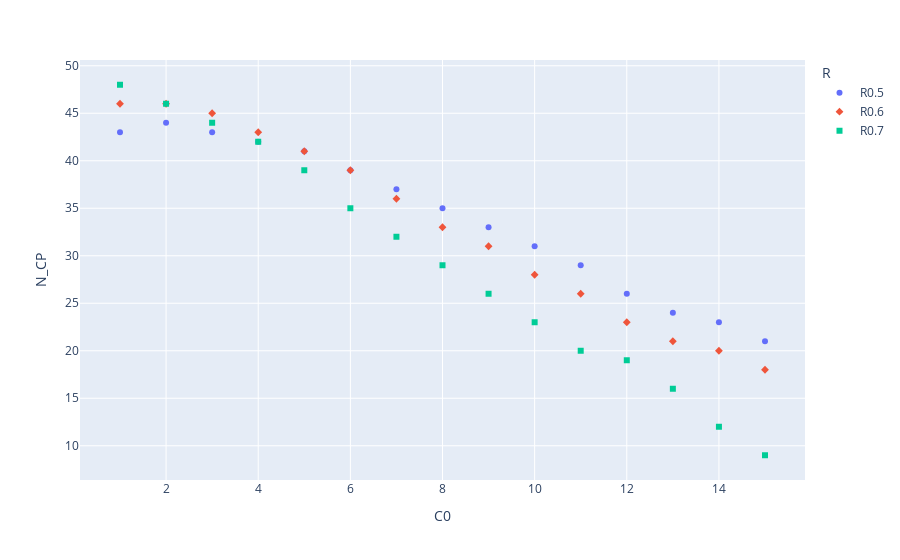
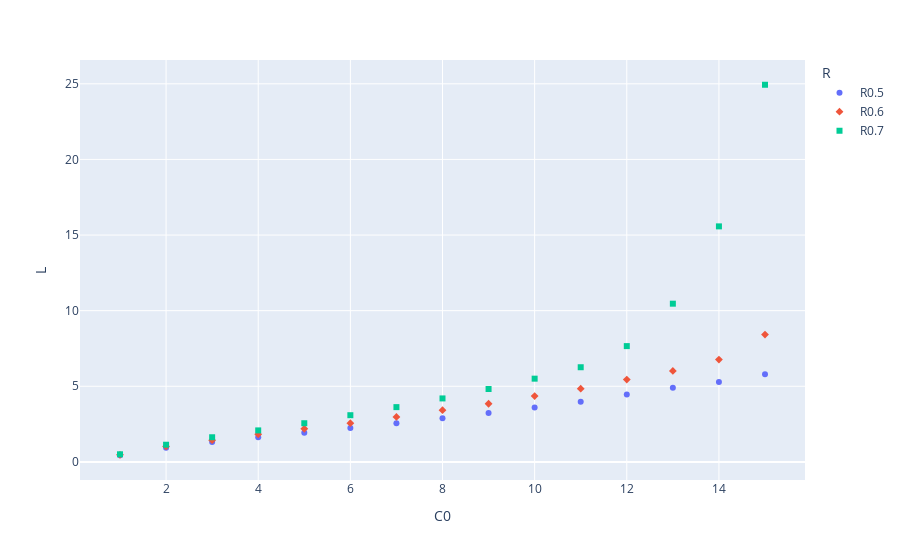
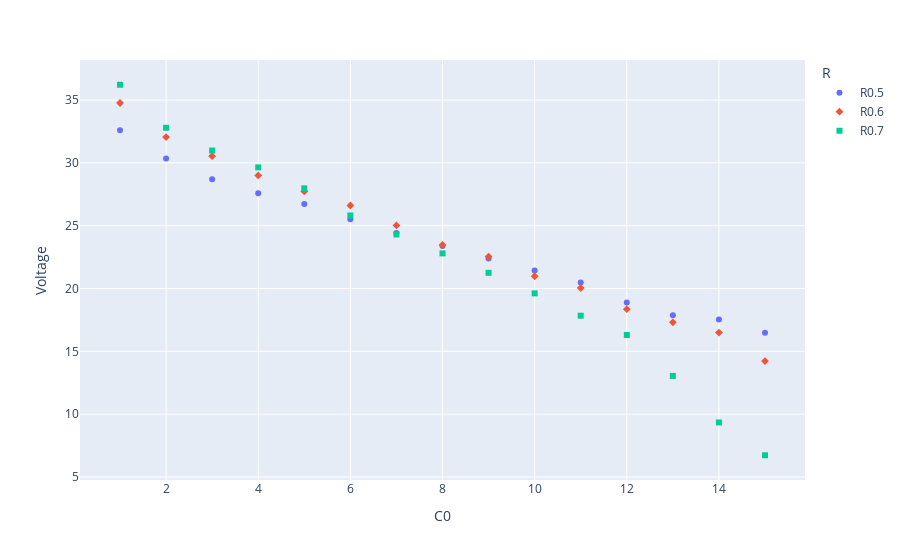
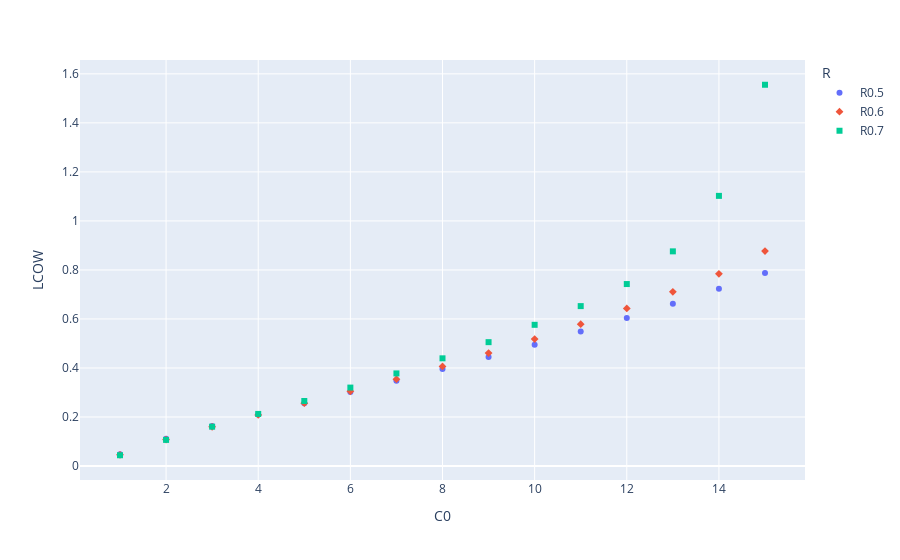

Notebook code cell kept with these figures, in order:
### Code cell
dtr50l=pd.read_csv('./opt_multiC0__lcow_r50.csv')
dtr50l["R"]="R0.5"
dtr60l=pd.read_csv('./opt_multiC0__lcow_r60.csv')
dtr60l["R"]="R0.6"
dtr70l=pd.read_csv('./opt_multiC0__lcow_r70.csv')
dtr70l["R"]="R0.7"
dtr50s=pd.read_csv('./opt_multiC0__enerq_r50.csv')
dtr50s["R"]="R0.5"
dtr60s=pd.read_csv('./opt_multiC0__enerq_r60.csv')
dtr60s["R"]="R0.6"
dtr70s=pd.read_csv('./opt_multiC0__enerq_r70.csv')
dtr70s["R"]="R0.7"
opt_l=pd.concat([dtr50l, dtr60l, dtr70l],ignore_index=True)
opt_e=pd.concat([dtr50s, dtr60s, dtr70s],ignore_index=True)
#dtfig=ex.data.opt_l()
fig0 = ex.scatter(opt_l,x="C0", y="N_CP",color="R",symbol ="R" )
fig1 = ex.scatter(opt_l,x="C0", y="L",color="R",symbol ="R" )
fig2 = ex.scatter(opt_l,x="C0", y="Voltage",color="R",symbol ="R" )
fig3 = ex.scatter(opt_l,x="C0", y="LCOW",color="R",symbol ="R" )
fig4 = ex.scatter(opt_l,x="C0", y="Speci_Ener",color="R",symbol ="R" )

#fig = ex.scatter(x=opt_l["C0"], y=opt_l["N_CP"],color=opt_l["R"],symbol =opt_l["R"], size=20 )
fig0.show()
fig1.show()
fig2.show()
fig3.show()
fig4.show()
#ex.scatter?

### Figure 1 — Plotly figure (JSON) as saved in the notebook; plotly's stock layout.template omitted (floating-point values rounded to 4 significant figures)
{"data": [{"hovertemplate": "R=R0.5<br>C0=%{x}<br>N_CP=%{y}<extra></extra>", "legendgroup": "R0.5", "marker": {"color": "#636efa", "symbol": "circle"}, "mode": "markers", "name": "R0.5", "orientation": "v", "showlegend": true, "type": "scatter", "x": [1, 2, 3, 4, 5, 6, 7, 8, 9, 10, 11, 12, 13, 14, 15], "xaxis": "x", "y": [43, 44, 43, 42, 41, 39, 37, 35, 33, 31, 29, 26, 24, 23, 21], "yaxis": "y"}, {"hovertemplate": "R=R0.6<br>C0=%{x}<br>N_CP=%{y}<extra></extra>", "legendgroup": "R0.6", "marker": {"color": "#EF553B", "symbol": "diamond"}, "mode": "markers", "name": "R0.6", "orientation": "v", "showlegend": true, "type": "scatter", "x": [1, 2, 3, 4, 5, 6, 7, 8, 9, 10, 11, 12, 13, 14, 15], "xaxis": "x", "y": [46, 46, 45, 43, 41, 39, 36, 33, 31, 28, 26, 23, 21, 20, 18], "yaxis": "y"}, {"hovertemplate": "R=R0.7<br>C0=%{x}<br>N_CP=%{y}<extra></extra>", "legendgroup": "R0.7", "marker": {"color": "#00cc96", "symbol": "square"}, "mode": "markers", "name": "R0.7", "orientation": "v", "showlegend": true, "type": "scatter", "x": [1, 2, 3, 4, 5, 6, 7, 8, 9, 10, 11, 12, 13, 14, 15], "xaxis": "x", "y": [48, 46, 44, 42, 39, 35, 32, 29, 26, 23, 20, 19, 16, 12, 9], "yaxis": "y"}], "layout": {"legend": {"title": {"text": "R"}, "tracegroupgap": 0}, "margin": {"t": 60}, "xaxis": {"anchor": "y", "domain": [0, 1], "title": {"text": "C0"}}, "yaxis": {"anchor": "x", "domain": [0, 1], "title": {"text": "N_CP"}}}}

### Figure 2 — Plotly figure (JSON) as saved in the notebook; plotly's stock layout.template omitted (floating-point values rounded to 4 significant figures)
{"data": [{"hovertemplate": "R=R0.5<br>C0=%{x}<br>L=%{y}<extra></extra>", "legendgroup": "R0.5", "marker": {"color": "#636efa", "symbol": "circle"}, "mode": "markers", "name": "R0.5", "orientation": "v", "showlegend": true, "type": "scatter", "x": [1, 2, 3, 4, 5, 6, 7, 8, 9, 10, 11, 12, 13, 14, 15], "xaxis": "x", "y": [0.4388, 0.9392, 1.31, 1.629, 1.926, 2.24, 2.559, 2.889, 3.233, 3.596, 3.979, 4.456, 4.902, 5.286, 5.789], "yaxis": "y"}, {"hovertemplate": "R=R0.6<br>C0=%{x}<br>L=%{y}<extra></extra>", "legendgroup": "R0.6", "marker": {"color": "#EF553B", "symbol": "diamond"}, "mode": "markers", "name": "R0.6", "orientation": "v", "showlegend": true, "type": "scatter", "x": [1, 2, 3, 4, 5, 6, 7, 8, 9, 10, 11, 12, 13, 14, 15], "xaxis": "x", "y": [0.469, 1.024, 1.438, 1.82, 2.189, 2.56, 2.975, 3.418, 3.844, 4.355, 4.84, 5.446, 6.014, 6.767, 8.421], "yaxis": "y"}, {"hovertemplate": "R=R0.7<br>C0=%{x}<br>L=%{y}<extra></extra>", "legendgroup": "R0.7", "marker": {"color": "#00cc96", "symbol": "square"}, "mode": "markers", "name": "R0.7", "orientation": "v", "showlegend": true, "type": "scatter", "x": [1, 2, 3, 4, 5, 6, 7, 8, 9, 10, 11, 12, 13, 14, 15], "xaxis": "x", "y": [0.502, 1.134, 1.628, 2.082, 2.556, 3.087, 3.621, 4.196, 4.821, 5.503, 6.259, 7.656, 10.46, 15.57, 24.94], "yaxis": "y"}], "layout": {"legend": {"title": {"text": "R"}, "tracegroupgap": 0}, "margin": {"t": 60}, "xaxis": {"anchor": "y", "domain": [0, 1], "title": {"text": "C0"}}, "yaxis": {"anchor": "x", "domain": [0, 1], "title": {"text": "L"}}}}

### Figure 3 — Plotly figure (JSON) as saved in the notebook; plotly's stock layout.template omitted (floating-point values rounded to 4 significant figures)
{"data": [{"hovertemplate": "R=R0.5<br>C0=%{x}<br>Voltage=%{y}<extra></extra>", "legendgroup": "R0.5", "marker": {"color": "#636efa", "symbol": "circle"}, "mode": "markers", "name": "R0.5", "orientation": "v", "showlegend": true, "type": "scatter", "x": [1, 2, 3, 4, 5, 6, 7, 8, 9, 10, 11, 12, 13, 14, 15], "xaxis": "x", "y": [32.6, 30.35, 28.7, 27.58, 26.73, 25.52, 24.42, 23.38, 22.39, 21.43, 20.48, 18.88, 17.88, 17.54, 16.47], "yaxis": "y"}, {"hovertemplate": "R=R0.6<br>C0=%{x}<br>Voltage=%{y}<extra></extra>", "legendgroup": "R0.6", "marker": {"color": "#EF553B", "symbol": "diamond"}, "mode": "markers", "name": "R0.6", "orientation": "v", "showlegend": true, "type": "scatter", "x": [1, 2, 3, 4, 5, 6, 7, 8, 9, 10, 11, 12, 13, 14, 15], "xaxis": "x", "y": [34.77, 32.05, 30.53, 29.0, 27.73, 26.61, 25.02, 23.47, 22.54, 20.98, 20.04, 18.36, 17.31, 16.5, 14.22], "yaxis": "y"}, {"hovertemplate": "R=R0.7<br>C0=%{x}<br>Voltage=%{y}<extra></extra>", "legendgroup": "R0.7", "marker": {"color": "#00cc96", "symbol": "square"}, "mode": "markers", "name": "R0.7", "orientation": "v", "showlegend": true, "type": "scatter", "x": [1, 2, 3, 4, 5, 6, 7, 8, 9, 10, 11, 12, 13, 14, 15], "xaxis": "x", "y": [36.22, 32.8, 30.99, 29.64, 27.97, 25.82, 24.3, 22.8, 21.25, 19.61, 17.84, 16.3, 13.05, 9.337, 6.729], "yaxis": "y"}], "layout": {"legend": {"title": {"text": "R"}, "tracegroupgap": 0}, "margin": {"t": 60}, "xaxis": {"anchor": "y", "domain": [0, 1], "title": {"text": "C0"}}, "yaxis": {"anchor": "x", "domain": [0, 1], "title": {"text": "Voltage"}}}}

### Figure 4 — Plotly figure (JSON) as saved in the notebook; plotly's stock layout.template omitted (floating-point values rounded to 4 significant figures)
{"data": [{"hovertemplate": "R=R0.5<br>C0=%{x}<br>LCOW=%{y}<extra></extra>", "legendgroup": "R0.5", "marker": {"color": "#636efa", "symbol": "circle"}, "mode": "markers", "name": "R0.5", "orientation": "v", "showlegend": true, "type": "scatter", "x": [1, 2, 3, 4, 5, 6, 7, 8, 9, 10, 11, 12, 13, 14, 15], "xaxis": "x", "y": [0.04782, 0.1118, 0.1634, 0.2107, 0.2565, 0.3021, 0.3483, 0.3956, 0.4445, 0.4953, 0.5484, 0.6039, 0.6622, 0.7234, 0.7875], "yaxis": "y"}, {"hovertemplate": "R=R0.6<br>C0=%{x}<br>LCOW=%{y}<extra></extra>", "legendgroup": "R0.6", "marker": {"color": "#EF553B", "symbol": "diamond"}, "mode": "markers", "name": "R0.6", "orientation": "v", "showlegend": true, "type": "scatter", "x": [1, 2, 3, 4, 5, 6, 7, 8, 9, 10, 11, 12, 13, 14, 15], "xaxis": "x", "y": [0.04555, 0.1081, 0.1599, 0.2084, 0.2563, 0.3047, 0.3545, 0.4064, 0.4608, 0.5181, 0.5787, 0.6428, 0.7108, 0.784, 0.8768], "yaxis": "y"}, {"hovertemplate": "R=R0.7<br>C0=%{x}<br>LCOW=%{y}<extra></extra>", "legendgroup": "R0.7", "marker": {"color": "#00cc96", "symbol": "square"}, "mode": "markers", "name": "R0.7", "orientation": "v", "showlegend": true, "type": "scatter", "x": [1, 2, 3, 4, 5, 6, 7, 8, 9, 10, 11, 12, 13, 14, 15], "xaxis": "x", "y": [0.04399, 0.1066, 0.1605, 0.2126, 0.2653, 0.32, 0.3778, 0.4394, 0.5053, 0.5762, 0.6524, 0.7425, 0.8758, 1.102, 1.556], "yaxis": "y"}], "layout": {"legend": {"title": {"text": "R"}, "tracegroupgap": 0}, "margin": {"t": 60}, "xaxis": {"anchor": "y", "domain": [0, 1], "title": {"text": "C0"}}, "yaxis": {"anchor": "x", "domain": [0, 1], "title": {"text": "LCOW"}}}}
